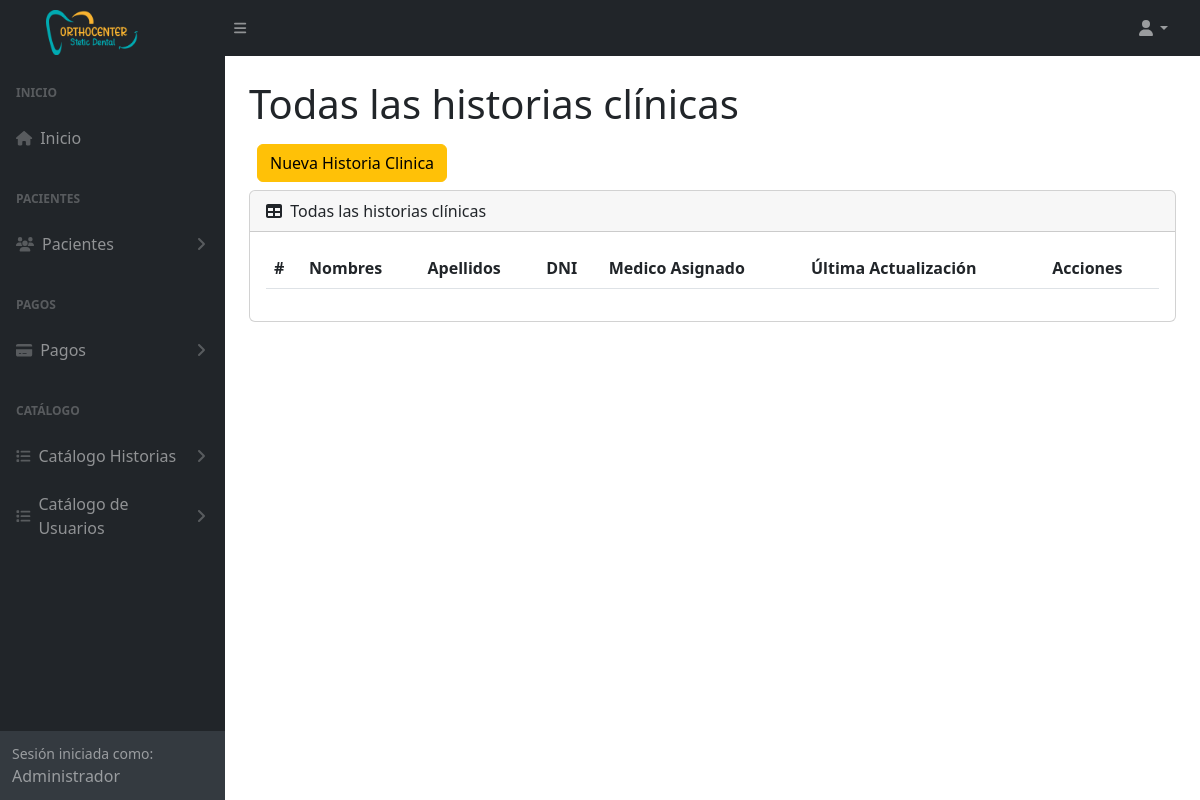
The page /historiaClinica (signed in) on the database as committed earlier.
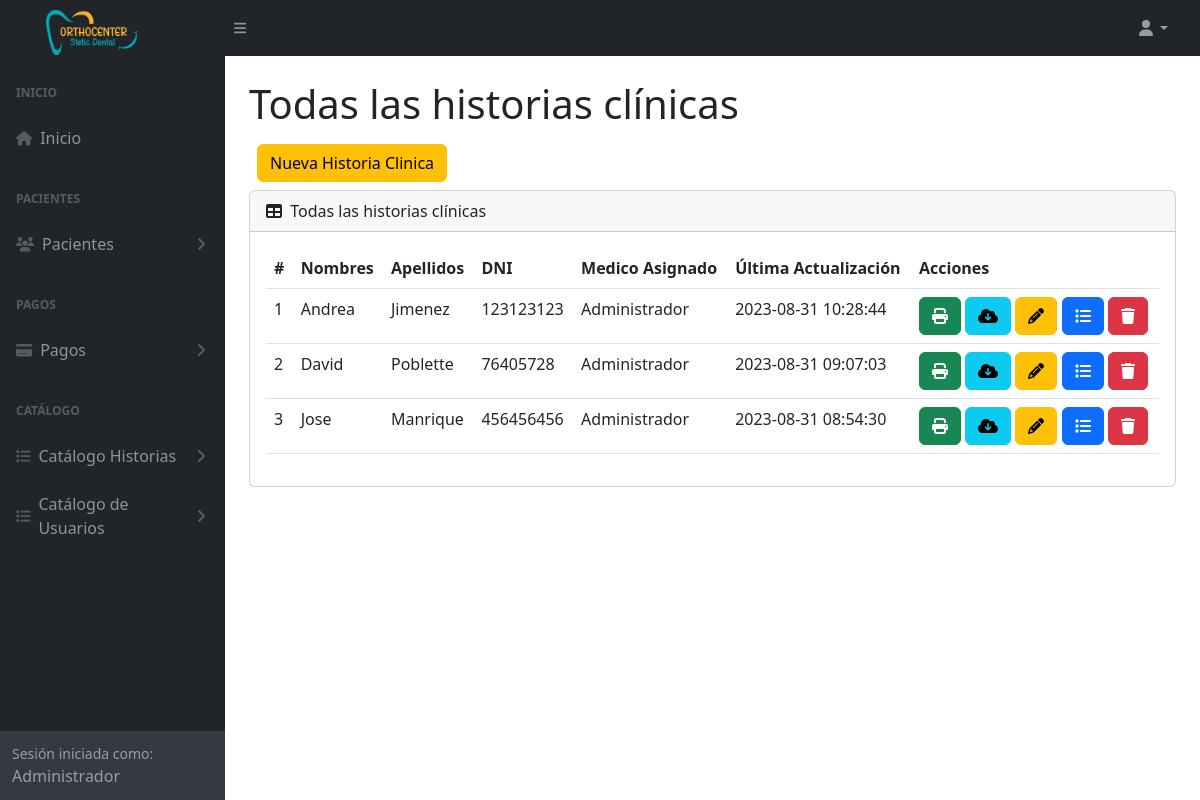
The same page on the database as committed later.
### tables this page shows
CREATE TABLE `tba_historiaclinica`  (
  `IdHistoriaClinica` int NOT NULL AUTO_INCREMENT,
  `IdPaciente` int NOT NULL,
  `IdSocio` int NOT NULL,
  `AlergiasEncontradas` varchar(500) NULL DEFAULT NULL,
  `MotivoConsulta` varchar(255) NULL DEFAULT NULL,
  `DatosInformante` varchar(255) NULL DEFAULT NULL,
  `TiempoEnfermedad` varchar(255) NULL DEFAULT NULL,
  `SignosSintomas` varchar(255) NULL DEFAULT NULL,
  `RelatoCronologico` varchar(255) NULL DEFAULT NULL,
  `FuncionesBiologicas` varchar(255) NULL DEFAULT NULL,
  `AntecedentesFamiliares` varchar(500) NULL DEFAULT NULL,
  `AntecedentesPersonales` varchar(500) NULL DEFAULT NULL,
  `RutaOdontograma` varchar(255) NULL DEFAULT NULL,
  `UsuarioCreado` int NOT NULL,
  `UsuarioActualizado` int NOT NULL,
  `FechaCreado` datetime NOT NULL,
  `FechaActualiza` datetime NOT NULL,
  PRIMARY KEY (`IdHistoriaClinica`) USING BTREE,
  INDEX `fk_paciente_historia`(`IdPaciente`) USING BTREE,
  INDEX `fk_socio_historia`(`IdSocio`) USING BTREE,
  CONSTRAINT `fk_paciente_historia` FOREIGN KEY (`IdPaciente`) REFERENCES `tba_paciente` (`IdPaciente`) ON DELETE RESTRICT ON UPDATE RESTRICT,
  CONSTRAINT `fk_socio_historia` FOREIGN KEY (`IdSocio`) REFERENCES `tba_socio` (`IdSocio`) ON DELETE RESTRICT ON UPDATE RESTRICT
);

CREATE TABLE `tba_paciente`  (
  `IdPaciente` int NOT NULL AUTO_INCREMENT,
  `NombrePaciente` varchar(100) NOT NULL,
  `ApellidoPaciente` varchar(100) NOT NULL,
  `DNIPaciente` int NOT NULL,
  `SexoPaciente` varchar(12) NULL DEFAULT NULL,
  `EdadPaciente` varchar(11) NULL DEFAULT NULL,
  `FechaNacimiento` date NULL DEFAULT NULL,
  `CelularPaciente` varchar(11) NOT NULL,
  `DomicilioPaciente` varchar(255) NULL DEFAULT NULL,
  `LugarProcedencia` varchar(100) NULL DEFAULT NULL,
  `LugarNacimiento` varchar(80) NULL DEFAULT NULL,
  `GradoInstruccion` varchar(20) NULL DEFAULT NULL,
  `RazaPaciente` varchar(20) NULL DEFAULT NULL,
  `OcupacionPaciente` varchar(20) NULL DEFAULT NULL,
  `ReligionPaciente` varchar(20) NULL DEFAULT NULL,
  `EstadoCivil` varchar(20) NULL DEFAULT NULL,
  `NumeroContactoPaciente` varchar(11) NULL DEFAULT NULL,
  `NombreContactoPaciente` varchar(100) NULL DEFAULT NULL,
  `UsuarioCreado` int NOT NULL,
  `UsuarioActualiza` int NOT NULL,
  `FechaCreacion` datetime NOT NULL,
  `FechaActualizacion` datetime NOT NULL,
  PRIMARY KEY (`IdPaciente`) USING BTREE
);

CREATE TABLE `tba_usuario`  (
  `IdUsuario` int NOT NULL AUTO_INCREMENT,
  `IdPerfilUsuario` int NOT NULL,
  `NombreUsuario` varchar(50) NOT NULL,
  `CorreoUsuario` varchar(255) NOT NULL,
  `PasswordUsuario` varchar(100) NOT NULL,
  `CelularUsuario` int NULL DEFAULT NULL,
  `FechaCreacion` datetime NOT NULL,
  `FechaActualizacion` datetime NOT NULL,
  `UltimaConexion` datetime NULL DEFAULT NULL,
  PRIMARY KEY (`IdUsuario`) USING BTREE,
  INDEX `tba_usuario_fkPerfilUsuario`(`IdPerfilUsuario`) USING BTREE,
  CONSTRAINT `tba_usuario_fkPerfilUsuario` FOREIGN KEY (`IdPerfilUsuario`) REFERENCES `tba_perfilusuario` (`IdPerfilUsuario`) ON DELETE RESTRICT ON UPDATE RESTRICT
);

### controller/plantilla.controller.php (called while the page is built, shortened)
<?php
class ControllerPlantilla
{
  static public function ctrPlantilla()
  {
    include "view/plantilla.php";
  }
}

### index.php (called while the page is built, shortened)
<?php
require_once "controller/plantilla.controller.php";
require_once "controller/historias.controller.php";
require_once "controller/citas.controller.php";
require_once "model/historias.model.php";
$plantilla = new ControllerPlantilla();
$plantilla -> ctrPlantilla();

### controller/historias.controller.php (called while the page is built, shortened)
<?php
class ControllerHistorias
{
  public static function ctrMostrarAllHistorias()
  {
    $tabla = "tba_historiaclinica";
    $listaHistorias = ModelHistorias::mdlMostrarAllHistorias($tabla);
    return $listaHistorias;
  }
}

### model/conexion.php (called while the page is built)
<?php
class Conexion
{
  static public function conn()
  {
    $link = new PDO("mysql:host=localhost;dbname=db_orthocenter","root","");
		$link->exec("set names utf8");
		return $link;
  }
}

### model/historias.model.php (called while the page is built, shortened)
<?php
require_once "conexion.php";
class ModelHistorias
{
  public static function mdlMostrarAllHistorias($tabla)
  {
    $statement = Conexion::conn()->prepare("SELECT tba_historiaclinica.IdHistoriaClinica, tba_historiaclinica.IdPaciente, tba_historiaclinica.IdSocio, tba_historiaclinica.FechaActualiza, tba_paciente.NombrePaciente, tba_paciente.ApellidoPaciente, tba_paciente.DNIPaciente, tba_usuario.NombreUsuario FROM $tabla INNER JOIN tba_paciente ON tba_historiaclinica.IdPaciente = tba_paciente.IdPaciente INNER JOIN tba_usuario ON tba_historiaclinica.IdSocio = tba_usuario.IdUsuario ORDER BY IdHistoriaClinica DESC");
    $statement -> execute();
    return $statement -> fetchAll();
  }
}

### view/modules/historiaClinica.php (the view, shortened to what this page needs)
</div>
        </div>
        <div class="sb-sidenav-footer">
          <div class="small">Sesión iniciada como:</div>
          <?php echo $_SESSION["nombreUsuario"] ?>
        </div>
      </nav>
    </div>
    <div id="layoutSidenav_content">
      <main class="bg">
        <div class="container-fluid px-4">
          <h1 class="mt-4">Todas las historias clínicas</h1>
          <div class="d-inline-flex m-2">
            <button type="button" class="btn btn-warning btnNuevaHistoria" id="btnNuevaHistoria">
              Nueva Historia Clinica
            </button>
          </div>
          <div class="card mb-4">
            <div class="card-header">
              <i class="fas fa-table me-1"></i>
              Todas las historias clínicas
            </div>
            <div class="card-body">
              <table id="datatablesSimple" class="data-table-AllHistorias table">
                <thead>
                  <tr>
                    <th>#</th>
                    <th>Nombres</th>
                    <th>Apellidos</th>
                    <th>DNI</th>
                    <th>Medico Asignado</th>
                    <th>Última Actualización</th>
                    <th>Acciones</th>
                  </tr>
                </thead>
                <tbody>
                  <?php
                    $listaHistorias = ControllerHistorias::ctrMostrarAllHistorias();
                    foreach ($listaHistorias as $key => $value)
                    {
                      echo
                      '<tr>
                        <td>'.($key + 1).'</td>
                        <td>'.$value["NombrePaciente"].'</td>
                        <td>'.$value["ApellidoPaciente"].'</td>
                        <td>'.$value["DNIPaciente"].'</td>
                        <td>'.$value["NombreUsuario"].'</td>
                        <td>'.$value["FechaActualiza"].'</td>
                        <td>
                          <button title="Imprimir"class="btn btn-success btnImprimirHistoria" id="btnImprimirHistoria" codHistoria="'.$value["IdHistoriaClinica"].'"><i class="fa fa-print"></i></button>
                          <button title="Descargar"class="btn btn-info btnDescargarOdontograma" id="btnDescargarOdontograma" codHistoria="'.$value["IdHistoriaClinica"].'"><i class="fa fa-cloud-download"></i></button>
                          <button title="Editar"class="btn btn-warning btnEditarHistoria" id="btnEditarHistoria" codPaciente="'.$value["IdPaciente"].'" codHistoria="'.$value["IdHistoriaClinica"].'"><i class="fa-solid fa-pencil"></i></button>
                          <button title="Tratamiento"class="btn btn-primary btnListarPlanTratamiento" id="btnListarPlanTratamiento" codPaciente="'.$value["IdPaciente"].'" codHistoria="'.$value["IdHistoriaClinica"].'"><i class="fa fa-list"></i></button>
                          <button title="Eliminar"class="btn btn-danger btnEliminarHistoria" codPaciente="'.$value["IdPaciente"].'" codHistoria="'.$value["IdHistoriaClinica"].'"><i class="fa-solid fa-trash"></i></button>
                        </td>
                      </tr>';
                    }
                  ?>
                </tbody>
              </table>
            </div>
          </div>
        </div>
      </main>
    </div>
  </div>

### view/plantilla.php (shortened to what this page needs)
<!DOCTYPE html>
<html lang="es">
<head>
  <?php require "modules/header.php" ?>
</head>
  <?php
    if (isset($_SESSION["login"]) && $_SESSION["login"] == "ok")
    {
      echo '<body class="sb-nav-fixed">';
      include "modules/navbar.php";
      echo '
      <div id="layoutSidenav">
        <div id="layoutSidenav_nav">
          <nav class="sb-sidenav accordion sb-sidenav-dark" id="sidenavAccordion">
            <div class="sb-sidenav-menu">
              <div class="nav">';
      include "modules/menu.php";
      if(isset($_GET["ruta"]))
      {
        if(
          $_GET["ruta"] == "home" ||
          $_GET["ruta"] == "usuario" ||
          $_GET["ruta"] == "procedimientos" ||
          $_GET["ruta"] == "gastos" ||
          $_GET["ruta"] == "socios" ||
          $_GET["ruta"] == "pacientes" ||
          $_GET["ruta"] == "allCostos" ||
          $_GET["ruta"] == "centroCostos" ||
          $_GET["ruta"] == "crearNuevoCosto" ||
          $_GET["ruta"] == "editarCosto" ||
          $_GET["ruta"] == "buscarCostos" ||
          $_GET["ruta"] == "reporteCostos" ||
          $_GET["ruta"] == "historiaClinica" ||
          $_GET["ruta"] == "crearNuevaHistoria" ||
          $_GET["ruta"] == "editarHistoria" ||
          $_GET["ruta"] == "planTratamiento" ||
          $_GET["ruta"] == "pagosPendientes" ||
          $_GET["ruta"] == "historialPagos" ||
          $_GET["ruta"] == "visualizarPagos" ||
          $_GET["ruta"] == "programacionCitas" ||
          $_GET["ruta"] == "signout"
        )
        {
          include "modules/".$_GET["ruta"].".php";
        }
        else
        {
          include "web/404.html";
        }
      }
      else
      {
        include "modules/home.php";
      }
      echo '<footer>';
      include "modules/footer.php";
      echo '</footer>';
    }
    else
    {
      include "modules/login.php";
    }
  ?>
  <link rel="stylesheet" type="text/css" href="https://cdn.jsdelivr.net/npm/daterangepicker/daterangepicker.css" />
</body>
</html>

### view/modules/header.php (shortened to what this page needs)
<link href="https://cdn.jsdelivr.net/npm/simple-datatables@7.1.2/dist/style.min.css" rel="stylesheet" />
<link href="css/styles.css" rel="stylesheet" />
<link href="css/styles-orthocenter.css" rel="stylesheet" />
<link href="https://cdn.jsdelivr.net/npm/sweetalert2@11.7.5/dist/sweetalert2.min.css" rel="stylesheet">

### view/modules/navbar.php (shortened to what this page needs)
  <nav class="sb-topnav navbar navbar-expand navbar-dark bg-dark">
  <a class="navbar-brand ps-3" href="index.php"><img src="view/img/logo-ortho.png" class="imageNavBar"></a>
  <button class="btn btn-link btn-sm order-1 order-lg-0 me-4 me-lg-0" id="sidebarToggle" href="#!"><i class="fas fa-bars"></i></button>
  <ul class="navbar-nav ms-auto ms-md-0 me-3 me-lg-4">
    <li class="nav-item dropdown">
      <a class="nav-link dropdown-toggle" id="navbarDropdown" href="#" role="button" data-bs-toggle="dropdown" aria-expanded="false"><i class="fas fa-user fa-fw"></i></a>
    </li>
  </ul>
</nav>

### view/modules/menu.php (shortened to what this page needs)
<div class="sb-sidenav-menu-heading">Inicio</div>
<a class="nav-link" href="home">
  <div class="sb-nav-link-icon"><i class="fas fa-home"></i></div>
  Inicio
</a>
<div class="sb-sidenav-menu-heading">Pacientes</div>
  <a class="nav-link collapsed" href="#" data-bs-toggle="collapse" data-bs-target="#listaHistoria" aria-expanded="false" aria-controls="collapseLayouts">
    <div class="sb-nav-link-icon"><i class="fa fa-users"></i></div>
    Pacientes
    <div class="sb-sidenav-collapse-arrow"><i class="fas fa-angle-down"></i></div>
  </a>
<div class="sb-sidenav-menu-heading">Pagos</div>
  <a class="nav-link collapsed" href="#" data-bs-toggle="collapse" data-bs-target="#listaPagos" aria-expanded="false" aria-controls="collapseLayouts">
    <div class="sb-nav-link-icon"><i class="fa fa-credit-card"></i></div>
    Pagos
    <div class="sb-sidenav-collapse-arrow"><i class="fas fa-angle-down"></i></div>
  </a>
<div class="sb-sidenav-menu-heading">Catálogo</div>
  <a class="nav-link collapsed" href="#" data-bs-toggle="collapse" data-bs-target="#listaCatalogoPacientes" aria-expanded="false" aria-controls="collapseLayouts">
    <div class="sb-nav-link-icon"><i class="fas fa-list"></i></div>
    Catálogo Historias
    <div class="sb-sidenav-collapse-arrow"><i class="fas fa-angle-down"></i></div>
  </a>
  <?php
    if($_SESSION["perfilUsuario"] == 1)
    {
  ?>
    <a class="nav-link collapsed" href="#" data-bs-toggle="collapse" data-bs-target="#listaCatalogoUsuarios" aria-expanded="false" aria-controls="collapseLayouts">
    <div class="sb-nav-link-icon"><i class="fas fa-list"></i></div>
    Catálogo de Usuarios
    <div class="sb-sidenav-collapse-arrow"><i class="fas fa-angle-down"></i></div>
  </a>
  <?php
  }
  ?>

### view/modules/footer.php (shortened to what this page needs)
<div class="container-fluid px-4">
  <div class="d-flex align-items-center justify-content-between small">
    <div class="text-muted">Copyright &copy; Denta Vitalis 2023</div>
  </div>
</div>

### css/styles-orthocenter.css (style rules this page uses)
.imageNavBar { margin-top: 8px; width: 140; height: 45px; padding-left: 30px; }

Rows that differ between the two databases and show on the page:
added tba_historiaclinica: IdPaciente.NombrePaciente "Andrea", IdPaciente.ApellidoPaciente "Jimenez", IdPaciente.DNIPaciente "123123123", tba_usuario.NombreUsuario "Administrador", FechaActualiza "2023-08-31 10:28:44"
added tba_historiaclinica: IdPaciente.NombrePaciente "David", IdPaciente.ApellidoPaciente "Poblette", IdPaciente.DNIPaciente "76405728", tba_usuario.NombreUsuario "Administrador", FechaActualiza "2023-08-31 09:07:03"
added tba_historiaclinica: IdPaciente.NombrePaciente "Jose", IdPaciente.ApellidoPaciente "Manrique", IdPaciente.DNIPaciente "456456456", tba_usuario.NombreUsuario "Administrador", FechaActualiza "2023-08-31 08:54:30"
